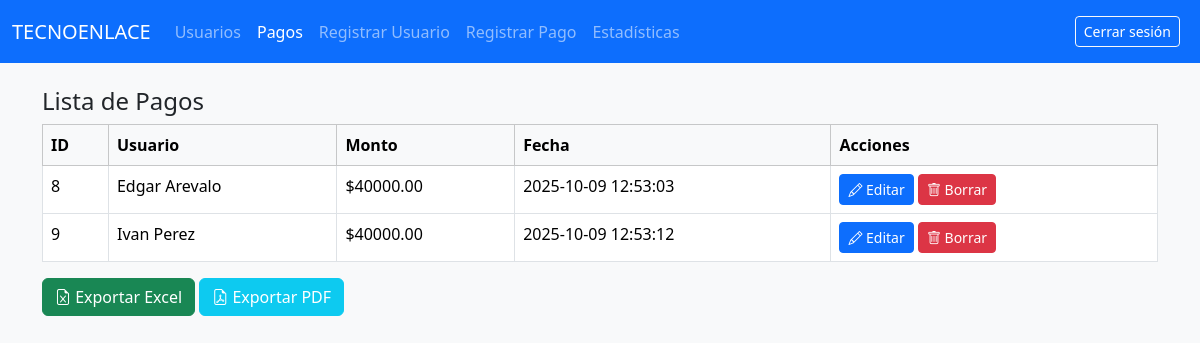
The page /dashboard/pagos (signed in) on the database its author committed.
### tables this page shows
CREATE TABLE pagos (
        id INTEGER PRIMARY KEY AUTOINCREMENT,
        usuario TEXT,
        monto REAL,
        fecha TEXT
    );

### app.py (the view, shortened to what this page needs)
@app.route("/dashboard/<section>", methods=["GET","POST"])
def dashboard(section):
    if not session.get("logged_in"):
        return redirect(url_for("login"))
    conn = get_db()
    cur = conn.cursor()
    search_query = request.args.get("buscar", "").strip()
    if search_query:
        if DATABASE_URL:
            cur.execute("SELECT * FROM usuarios WHERE nombre ILIKE %s", (f"%{search_query}%",))
        else:
            cur.execute("SELECT * FROM usuarios WHERE nombre LIKE ?", (f"%{search_query}%",))
    else:
        cur.execute("SELECT * FROM usuarios")
    usuarios = cur.fetchall()
    cur.execute("SELECT * FROM pagos")
    pagos = cur.fetchall()
    if DATABASE_URL:
        cur.execute("SELECT COUNT(*) FROM usuarios WHERE activo=1")
        activos = cur.fetchone()[0]
        cur.execute("SELECT COUNT(*) FROM usuarios WHERE activo=0")
        corte = cur.fetchone()[0]
    else:
        cur.execute("SELECT COUNT(*) FROM usuarios WHERE activo=1")
        activos = cur.fetchone()[0]
        cur.execute("SELECT COUNT(*) FROM usuarios WHERE activo=0")
        corte = cur.fetchone()[0]
    estadisticas = {"activos":activos,"corte":corte}
    conn.close()
    return render_template("dashboard.html", section=section, usuarios=usuarios, pagos=pagos, estadisticas=estadisticas, search_query=search_query)

### app.py (called while the page is built)
    def get_db():
        conn = sqlite3.connect("usuarios.db")
        conn.row_factory = sqlite3.Row
        return conn

### templates/dashboard.html (shortened to what this page needs)
<!DOCTYPE html>
<html lang="es">
<head>
    <link href="https://cdn.jsdelivr.net/npm/bootstrap@5.3.2/dist/css/bootstrap.min.css" rel="stylesheet">
    <link rel="stylesheet" href="https://cdn.jsdelivr.net/npm/bootstrap-icons@1.11.1/font/bootstrap-icons.css">
</head>
<body class="bg-light">
<nav class="navbar navbar-expand-lg navbar-dark bg-primary">
  <div class="container-fluid">
    <a class="navbar-brand" href="#">TECNOENLACE</a>
    <div class="collapse navbar-collapse">
      <ul class="navbar-nav me-auto">
        <li class="nav-item"><a class="nav-link {% if section=='usuarios' %}active{% endif %}" href="{{ url_for('dashboard', section='usuarios') }}">Usuarios</a></li>
        <li class="nav-item"><a class="nav-link {% if section=='pagos' %}active{% endif %}" href="{{ url_for('dashboard', section='pagos') }}">Pagos</a></li>
        <li class="nav-item"><a class="nav-link {% if section=='registrar_usuario' %}active{% endif %}" href="{{ url_for('dashboard', section='registrar_usuario') }}">Registrar Usuario</a></li>
        <li class="nav-item"><a class="nav-link {% if section=='registrar_pago' %}active{% endif %}" href="{{ url_for('dashboard', section='registrar_pago') }}">Registrar Pago</a></li>
        <li class="nav-item"><a class="nav-link {% if section=='estadisticas' %}active{% endif %}" href="{{ url_for('dashboard', section='estadisticas') }}">Estadísticas</a></li>
      </ul>
      <span class="navbar-text me-2">
        <a href="{{ url_for('logout') }}" class="btn btn-outline-light btn-sm">Cerrar sesión</a>
      </span>
    </div>
  </div>
</nav>
<div class="container mt-4">
    {% if section=='pagos' %}
        <h4>Lista de Pagos</h4>
        <table class="table table-bordered table-hover bg-white">
            <thead class="table-light">
                <tr>
                    <th>ID</th>
                    <th>Usuario</th>
                    <th>Monto</th>
                    <th>Fecha</th>
                    <th>Acciones</th>
                </tr>
            </thead>
            <tbody>
                {% for p in pagos %}
                <tr>
                    <td>{{ p.id }}</td>
                    <td>{{ p.usuario }}</td>
                    <td>${{ "%.2f"|format(p.monto) }}</td>
                    <td>{{ p.fecha }}</td>
                    <td>
                        <a href="{{ url_for('editar_pago', id=p.id) }}" class="btn btn-primary btn-sm"><i class="bi bi-pencil"></i> Editar</a>
                        <a href="{{ url_for('borrar_pago', id=p.id) }}" class="btn btn-danger btn-sm"><i class="bi bi-trash"></i> Borrar</a>
                    </td>
                </tr>
                {% endfor %}
            </tbody>
        </table>
        <a href="{{ url_for('exportar', tipo='excel') }}" class="btn btn-success"><i class="bi bi-file-earmark-excel"></i> Exportar Excel</a>
        <a href="{{ url_for('exportar', tipo='pdf') }}" class="btn btn-info text-white"><i class="bi bi-file-earmark-pdf"></i> Exportar PDF</a>
    {% endif %}
</div>
</body>
</html>

### templates/dashboard.html (style rules this page uses)
body { background-color: #f2f2f2; }

### rows shown on the page
pagos: id "8", usuario "Edgar Arevalo", monto "40000.00", fecha "2025-10-09 12:53:03"
pagos: id "9", usuario "Ivan Perez", monto "40000.00", fecha "2025-10-09 12:53:12"
